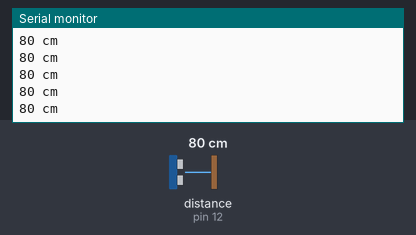
Bench run of a sketch on a simulated Arduino Uno, built with avr-gcc and run on an emulated ATmega328P. Shown: the last lines printed to the serial monitor. Wiring (inferred from the names in the program): ultrasonic range finder: trigger pin 13; echo pin 12. The inputs (shaded band) are chosen by the test bench; at power-on: distance to the obstacle (sensor on pin 12) 80 cm. The echo pulse lasts 58.3 µs per cm.

Above: at 1.2 s.
1.3 s: distance to the obstacle (sensor on pin 12) set to 2 cm
At 1.48 s:
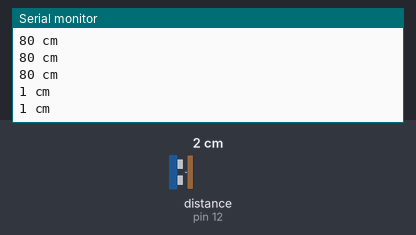
2.8 s: distance to the obstacle (sensor on pin 12) set to 120 cm
At 2.89 s:
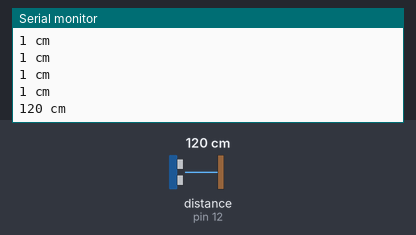
Timing chart, 0 to 5.8 s (numbered marks = the images above; inputs shaded):
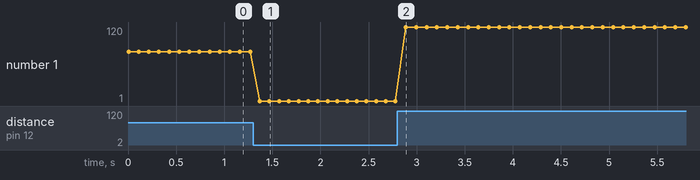

Measured:
- after the input at 1.3 s, the serial monitor: prints a new line after 0.07 s (image 1)
- after the input at 2.8 s, the serial monitor: prints a new line after 0.09 s (image 2)
- plotted number 1: 80 → 1 after the input at 1.3 s, 1 → 120 after the input at 2.8 s

The sketch:

ardunio_matlab.ino
```cpp
#define trigPin 13 //Sensörün trigger bacağının bağlı oldugu pin trigPin sabiti olarak tanımlandı.
#define echoPin 12 //Sensörün echo bacağının bağlı oldugu pin echoPin sabiti olarak tanımlandı.


void setup() {
  Serial.begin (9600);      // Seri haberleşme hızı 9600 olarak ayarlanıyor (baud rate 1 saniyede gönderilen bit sayısı)
  pinMode(trigPin, OUTPUT); // Sensörün Trigger bacağına gerilim uygulayabilmemiz için OUTPUT yapıyoruz.
  pinMode(echoPin, INPUT);  // Sensörün Echo bacağındaki gerilimi okuyabilmemiz için INPUT yapıyoruz.

}

void loop() {
  long sure;
  long mesafe;
                                                                       /* Başlangıçta LOW durumda olan trigger bacağına gerilim uygulayıp ardından gerilimi keserek bir ses dalgası
                                                                   oluşturmuş oluyoruz. Bu işlem arasında 2 mikro saniye beklenmenin sebebi HC-SR04'ün en az 10 mikro saniyelik
                                                                       dalgalar ile çalışmasıdır. */
  digitalWrite(trigPin, LOW);
  delayMicroseconds(2);
  digitalWrite(trigPin, HIGH);
  delayMicroseconds(10);
  digitalWrite(trigPin, LOW);
                                                                    // Dalga üretildikten sonra geri yansıyıp Echo bacağının HIGH duruma geçireceği süreyi pulseIn fonksiyonu ile kaydediyoruz.
  sure = pulseIn(echoPin, HIGH);  //Mikrosaniye

                                                             // Aşağıda yapılan süre-mesafe dönüşüm işlemleri sunumda açıklanmıştır.
  mesafe = (sure*0.0173);


  Serial.print(mesafe);
    Serial.println(" cm");


  delay(100);                      //100 milisaniye=0.1sn
}
```
